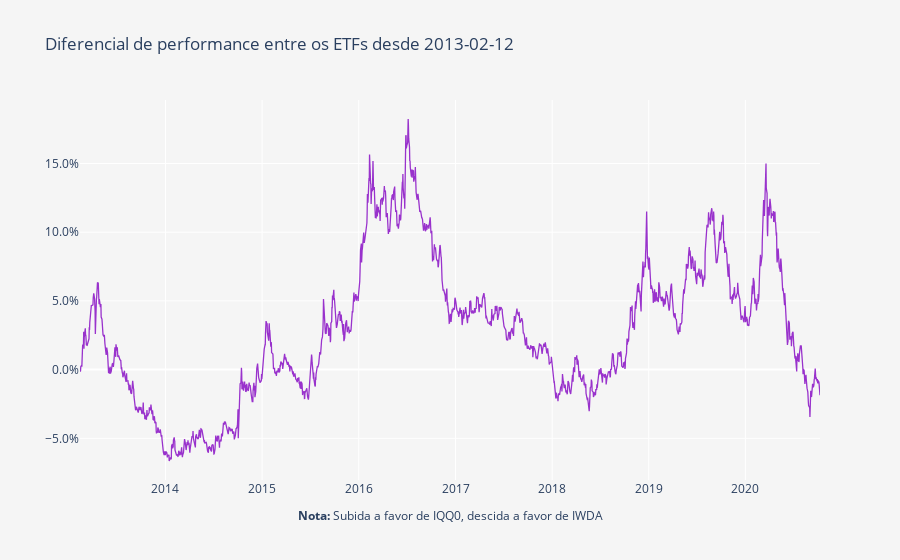

Notebook code for this chart:
### Code cell
layout = go.Layout(
    title='Diferencial de performance entre os ETFs desde ' + Begin,
    plot_bgcolor='#f5f5f5',
    paper_bgcolor='#f5f5f5',
    xaxis=dict(
        title='<b>Nota:</b> Subida a favor de IQQ0, descida a favor de IWDA',
        showgrid=True,
        titlefont=dict(size=12),
    ),
    yaxis=dict(
        title='',
        showgrid=True,
        zeroline=True, # Adicionar ou não a zero line
        tickformat=".1%" # tickformat=".2%" se quiseres mais casas decimais
    ))

trace0 = go.Scatter(
    x = fundos.index,
    y = (round(((fundos.iloc[:, 1] / fundos.iloc[:, 0])- 1), 5)),
    name = 'Portfolio',
    line = dict(
        color = 'darkorchid',
        width = 1.3)
)

data = [trace0]
        
fig = go.Figure(data=data, layout=layout)
py.iplot(fig)

### Figure 1 — Plotly figure (JSON) as saved in the notebook; plotly's stock layout.template omitted (floating-point values rounded to 4 significant figures; data arrays with more than 128 entries replaced by an {"elided": "..."} marker saying what was removed)
{"data": [{"line": {"color": "darkorchid", "width": 1.3}, "name": "Portfolio", "type": "scatter", "x": {"elided": "1958 str values"}, "y": {"elided": "1958 float values"}}], "layout": {"autosize": true, "paper_bgcolor": "#f5f5f5", "plot_bgcolor": "#f5f5f5", "title": {"text": "Diferencial de performance entre os ETFs desde 2013-02-12"}, "xaxis": {"autorange": true, "range": ["2013-02-12", "2020-10-09"], "showgrid": true, "title": {"font": {"size": 12}, "text": "<b>Nota:</b> Subida a favor de IQQ0, descida a favor de IWDA"}, "type": "date"}, "yaxis": {"autorange": true, "range": [-0.08033, 0.1962], "showgrid": true, "tickformat": ".1%", "title": {"text": ""}, "type": "linear", "zeroline": true}}}
